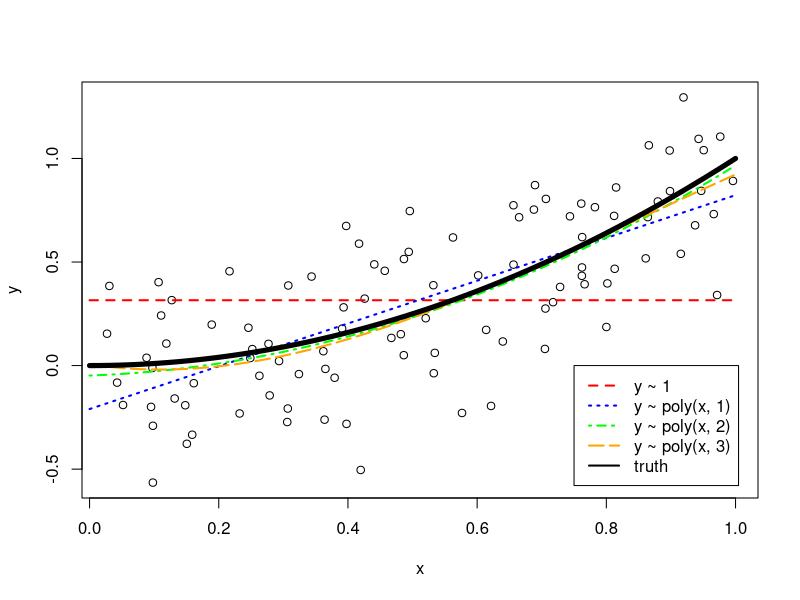
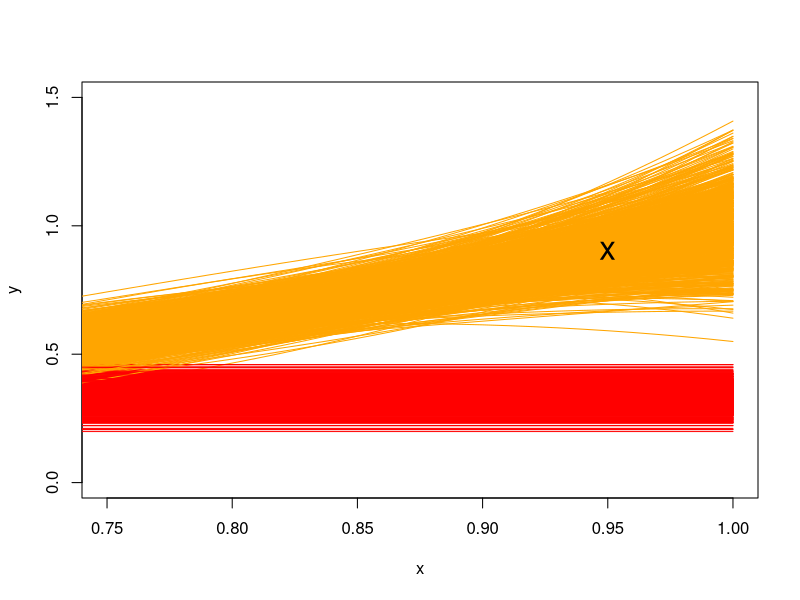

These figures' R source, in order:
## ---- chunk 1
f = function(x) {
  x ^ 2
}
## ---- chunk 2
get_sim_data = function(f, sample_size = 100) {
  x = runif(n = sample_size, min = 0, max = 1)
  y = f(x) + rnorm(n = sample_size, mean = 0, sd = 0.3)
  data.frame(x, y)
}
## ---- chunk 3
sim_data = get_sim_data(f, sample_size = 100)

fit_1 = lm(y ~ 1, data = sim_data)
fit_2 = lm(y ~ poly(x, degree = 1), data = sim_data)
fit_3 = lm(y ~ poly(x, degree = 2), data = sim_data)
fit_4 = lm(y ~ poly(x, degree = 3), data = sim_data)
## ---- chunk 4
set.seed(430)
plot(y ~ x, data = sim_data)
grid = seq(from = 0, to = 1, by = 0.01)
lines(grid, predict(fit_1, newdata = data.frame(x = grid)), 
      col = "red", lwd = 2, lty = 2)
lines(grid, predict(fit_2, newdata = data.frame(x = grid)), 
      col = "blue", lwd = 2, lty = 3)
lines(grid, predict(fit_3, newdata = data.frame(x = grid)), 
      col = "green", lwd = 2, lty = 4)
lines(grid, predict(fit_4, newdata = data.frame(x = grid)), 
      col = "orange", lwd = 2, lty = 5)
lines(grid, f(grid), col = "black", lwd = 5)
legend(x = 0.75, y = 0, 
       c("y ~ 1", "y ~ poly(x, 1)", "y ~ poly(x, 2)",  "y ~ poly(x, 3)", "truth"), 
       col = c("red", "blue", "green", "orange", "black"), lty = c(2, 3, 4, 5, 1), lwd = 2)
## ---- chunk 5
set.seed(1)
n_sims = 1000
n_models = 4
x0 = 0.95
predictions = matrix(0, nrow = n_sims, ncol = n_models)
sim_data = get_sim_data(f, sample_size = 100)
plot(y ~ x, data = sim_data, col = "white", xlim = c(0.75, 1), ylim = c(0, 1.5))

for (i in 1:n_sims) {
  
  sim_data = get_sim_data(f, sample_size = 100)

  fit_1 = lm(y ~ 1, data = sim_data)
  fit_2 = lm(y ~ poly(x, degree = 1), data = sim_data)
  fit_3 = lm(y ~ poly(x, degree = 2), data = sim_data)
  fit_4 = lm(y ~ poly(x, degree = 3), data = sim_data)
  
  lines(grid, predict(fit_1, newdata = data.frame(x = grid)), col = "red", lwd = 1)
  # lines(grid, predict(fit_2, newdata = data.frame(x = grid)), col = "blue", lwd = 1)
  # lines(grid, predict(fit_3, newdata = data.frame(x = grid)), col = "green", lwd = 1)
  lines(grid, predict(fit_4, newdata = data.frame(x = grid)), col = "orange", lwd = 1)

  predictions[i, ] = c(
    predict(fit_1, newdata = data.frame(x = x0)),
    predict(fit_2, newdata = data.frame(x = x0)),
    predict(fit_3, newdata = data.frame(x = x0)),
    predict(fit_4, newdata = data.frame(x = x0))
  )
}

points(x0, f(x0), col = "black", pch = "x", cex = 2)
## ---- chunk 6
eps = rnorm(n = n_sims, mean = 0, sd = 0.3)
y0 = f(x0) + eps
## ---- chunk 7
get_bias = function(estimate, truth) {
  mean(estimate) - truth
}

get_mse = function(estimate, truth) {
  mean((estimate - truth) ^ 2)
}
## ---- chunk 8
bias = apply(predictions, 2, get_bias, f(x0))
variance = apply(predictions, 2, var)
mse = apply(predictions, 2, get_mse, y0)
## ---- chunk 9
options(scipen = 999)
## ---- chunk 10
options(scipen = 0)
## ---- chunk 11
all(diff(bias ^ 2) < 0)
all(diff(variance) > 0)
diff(mse)
## ---- chunk 12
bias ^ 2 + variance + var(eps)
mse
